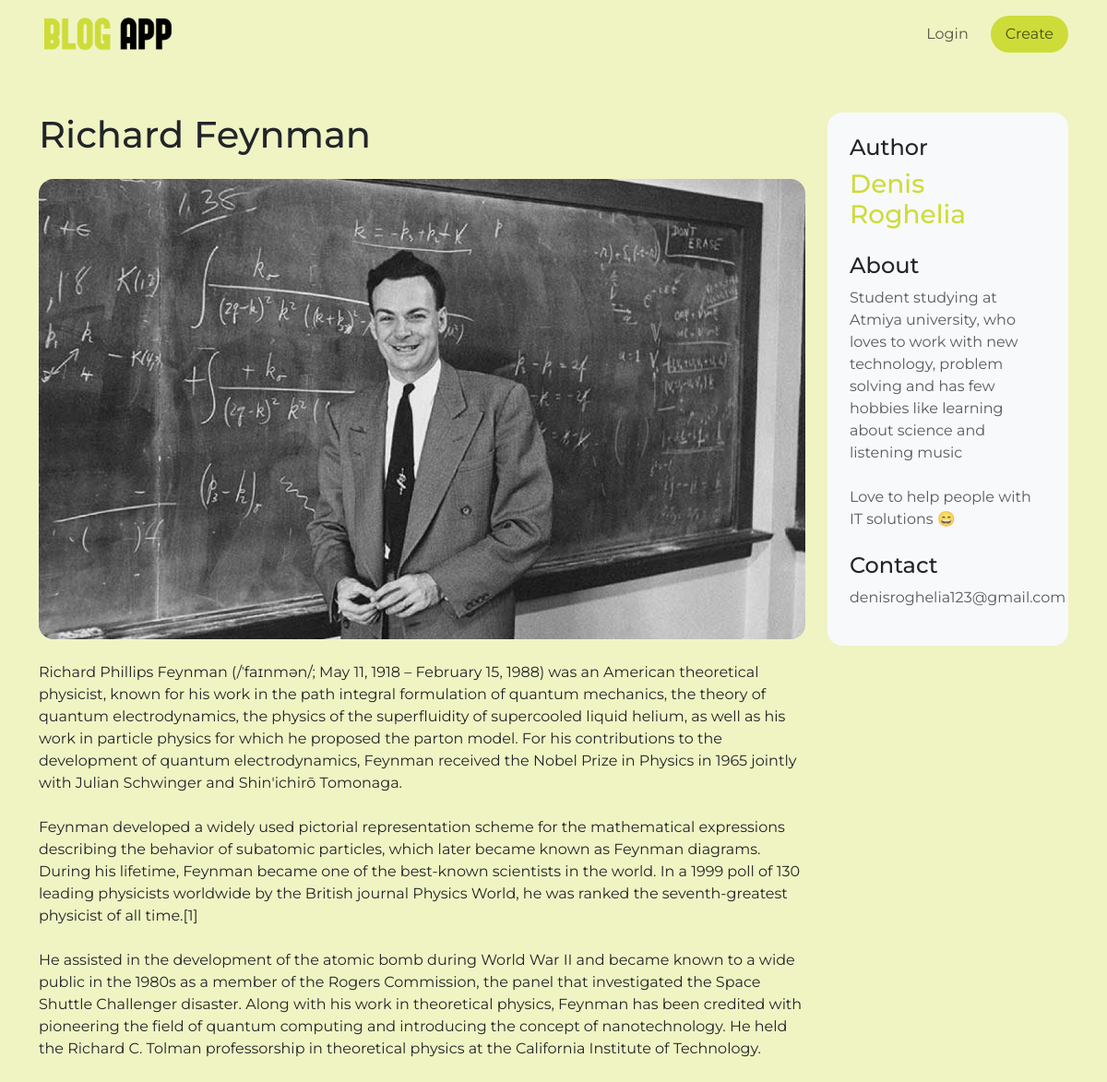
The app's page /blog/4/ with its own data.
### blogs/models.py (models this page shows, shortened)
class Blog(models.Model):
	id    = models.AutoField(primary_key=True)
	user  = models.ForeignKey(User, on_delete=models.CASCADE)
	cover = models.ImageField(upload_to="uploads/")
	title = models.CharField(max_length=50)
	pub_date = models.DateField(auto_now=True)
	body  = models.TextField()
	def get_blog_by_id(_id):
		blog = Blog.objects.get(id=_id)
		return blog

class User(models.Model):
	id    = models.AutoField(primary_key=True)
	fname = models.CharField(max_length=20)
	lname = models.CharField(max_length=20)
	username = models.CharField(max_length=20)
	email = models.EmailField()
	about = models.TextField()
	password = models.CharField(max_length=16)

### blogs/views.py (the view)
# urls.py: path('blog/<int:id>/', views.blog, name="blog"),
def blog(request, id):
	context = {
		'blog': Blog.get_blog_by_id(id),
	}
	return render(request, "blog.html", context)

### blogs/templates/blog.html
{% extends 'base.html' %}
{% block content %}
<div class="row">
	<div class="col-12 col-lg-9" style="overflow: auto;">
		<h1 class="mb-4">{{ blog.title }}</h1>
		<img class="rounded-4 mb-4" style="max-width: 100%;" src="{{ blog.cover.url }}">
		<p>{{ blog.body|linebreaksbr }}</p>
	</div>
	<div class="col-12 col-lg-3">
		<div class="bg-light p-4 rounded-4">
			<h4 class="mb-2">Author</h4>
			<h3 class="mb-4" style="color: #cddc39;">{{ blog.user.fname }} {{ blog.user.lname }}</h3>
			<h4 class="mb-2">About</h4>
			<p class="mb-4 text-muted">{{ blog.user.about|linebreaksbr }}</p>
			<h4 class="mb-2">Contact</h4>
			<p class=" text-muted">{{ blog.user.email }}</p>
		</div>
	</div>
</div>
{% endblock %}

### records on screen
Blog: title "Richard Feynman", cover (picture), body "Richard Phillips Feynman (/ˈfaɪnmən/; May 11, 1918 – February 15, 1988) was an American theoretical physicist, known for his work in the path integral formulation of quantum mechanics, the theory of quantum electrodynamics, the physics of the superfluidity of supercooled liquid helium, as well as his work in particle physics for which he proposed the parton model. For his contributions to the development of quantum electrodynamics, Feynman received the Nobel Prize in Physics in 1965 jointly with Julian Schwinger and Shin'ichirō Tomonaga. Feynman developed a widely used pictorial representation scheme for the mathematical expressions describing the behavior of subatomic particles, which…", user.fname "Denis", user.lname "Roghelia", user.about "Student studying at Atmiya university, who loves to work with new technology, problem solving and has few hobbies like learning about science and listening music Love to help people with IT solutions 😄", user.email "denisroghelia123@gmail.com"
